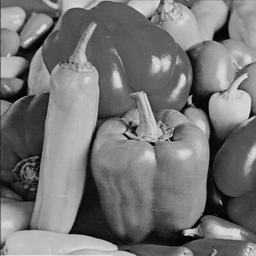
#> input picture image/peppers.bmp, 256 x 256 px, found by its file name
$ python '3.3.3(1).py'
#> lines starting #> are read from the running program, lines starting #| are printed output that depends on the picture
#> further down, res is the input picture: shape (256, 256); min 0, max 226, mean 117.4
### fourier.py
# -*- coding: utf-8 -*-
"""
Created on Wed Nov  8 19:39:41 2017

@author: Administrator
"""

import math
import numpy as np
from skimage import io
import matplotlib.pyplot as plt


# [66 lines left out: functions ft1d, ift1d, ft2d, ift2d, not called in this run]


def fft1d(fR,fI,RP,IP):
    spectrum = np.zeros(fR.shape,fR.dtype)
    FR = fR.astype("f8")
    FI = fI.astype("f8")
    f2R = np.zeros(fR.shape,"f8")
    f2I = np.zeros(fI.shape,"f8")
    '''
    得到数字二进制位数
    '''
    p = 0
    N = fR.shape[0]
    while(N>0):
        N>>=1
        p = p+1
    p = p-1
    N = fR.shape[0]
    '''
    交换f(x)次序
    '''
    for i in range(N):
        order = i
        b = bin(order)
        b = b[2:]
        b = "0"*(p-len(b))+b
        b = b[::-1]
        order = int(b, 2)
        if order > i:
            FR[i],FR[order] = FR[order],FR[i]
            FI[i],FI[order] = FI[order],FI[i]
    '''
    预先算出Wn节省时间
    '''
    WR = np.zeros(fR.shape[0]//2,"f8")
    WI = np.zeros(fI.shape[0]//2,"f8")
    for i in range(WR.shape[0]):
        WR[i] = math.cos(-2*math.pi*i/N)
        WI[i] = math.sin(-2*math.pi*i/N)
    '''
    蝶式算法主体
    '''
    for i in range(int(math.log(N,2))):
        index = 0
        unit = 2**(i+1)
        f2R = FR.copy()
        f2I = FI.copy()
        FR = np.zeros(FR.shape,"f8")
        FI = np.zeros(FI.shape,"f8")
        while(index<fR.shape[0]):
            for j in range(index,index+unit//2):
                FR[j] += f2R[j]
                FI[j] += f2I[j]
                FR[j+unit//2] += f2R[j]
                FI[j+unit//2] += f2I[j]
            for j in range(index+unit//2,index+unit):
                ad = 2**(int(math.log(N,2))-i-1)
                base = j-index-unit//2
                FR[j-unit//2] += (WR[base*ad]*f2R[j]-WI[base*ad]*f2I[j])
                FI[j-unit//2] += (WR[base*ad]*f2I[j]+WI[base*ad]*f2R[j])
                FR[j] -= (WR[base*ad]*f2R[j]-WI[base*ad]*f2I[j])
                FI[j] -= (WR[base*ad]*f2I[j]+WI[base*ad]*f2R[j])
            index += unit
    '''
    算出频谱图
    '''
    for i in range(fR.shape[0]):
        spectrum[i] = math.sqrt(math.pow(FR[i],2)+math.pow(FI[i],2))
    '''
    变换后的F(x),RP是实部，IP虚部
    '''
    for i in range(FR.shape[0]):
        RP[i] = FR[i]
        IP[i] = FI[i]
    return spectrum.astype("uint8")

def ifft1d(RP,IP,dtype = "f8"):
    f = np.zeros(RP.shape,dtype)
    fR = RP.astype("f8")
    fI = IP.astype("f8")
    f2R = np.zeros(RP.shape,"f8")
    f2I = np.zeros(IP.shape,"f8")
    '''
    得到数字二进制位数
    '''
    p = 0
    N = RP.shape[0]
    while(N>0):
        N>>=1
        p = p+1
    p = p-1
    N = RP.shape[0]

    for i in range(N):
        order = i
        b = bin(order)
        b = b[2:]
        b = "0"*(p-len(b))+b
        b = b[::-1]
        order = int(b, 2)
        if order > i:
            fR[i],fR[order] = fR[order],fR[i]
            fI[i],fI[order] = fI[order],fI[i]
    WR = np.zeros(RP.shape[0]//2,"f8")
    WI = np.zeros(IP.shape[0]//2,"f8")
    for i in range(WR.shape[0]):
        WR[i] = math.cos(2*math.pi*i/N)
        WI[i] = math.sin(2*math.pi*i/N)
    for i in range(int(math.log(N,2))):
        index = 0
        unit = 2**(i+1)
        f2R = fR.copy()
        f2I = fI.copy()
        fR = np.zeros(RP.shape,"f8")
        fI = np.zeros(IP.shape,"f8")
        while(index<f.shape[0]):
            for j in range(index,index+unit//2):
                fR[j] += f2R[j]
                fI[j] += f2I[j]
                fR[j+unit//2] += f2R[j]
                fI[j+unit//2] += f2I[j]
            for j in range(index+unit//2,index+unit):
                ad = 2**(int(math.log(N,2))-i-1)
                base = j-index-unit//2
                fR[j-unit//2] += (WR[base*ad]*f2R[j]-WI[base*ad]*f2I[j])
                fI[j-unit//2] += (WR[base*ad]*f2I[j]+WI[base*ad]*f2R[j])
                fR[j] -= (WR[base*ad]*f2R[j]-WI[base*ad]*f2I[j])
                fI[j] -= (WR[base*ad]*f2I[j]+WI[base*ad]*f2R[j])
            index += unit
    for i in range(RP.shape[0]):
        RP[i] = fR[i]/N
    for i in range(IP.shape[0]):
        IP[i] = fI[i]/N
    for i in range(f.shape[0]):
        f[i] = fR[i]/N
    return f.astype(dtype)


def fft2d(img,RP,IP,mode = 0):

#> called with mode = 1
    spectrum = np.zeros(img.shape,img.dtype)
    f = img.T
    for i in range(f.shape[0]):
        spectrum[i] = fft1d(f[i],np.zeros(f[i].shape,f[i].dtype),RP[i],IP[i])
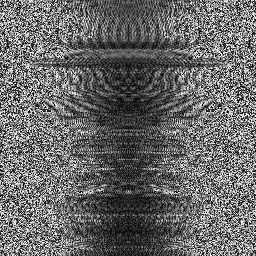
#> spectrum: shape (256, 256) float64; min 0, max 255, mean 104.6
    RP = RP.T
    IP = IP.T
    for i in range(spectrum.shape[0]):
        spectrum[i] = fft1d(RP[i],IP[i],RP[i],IP[i])
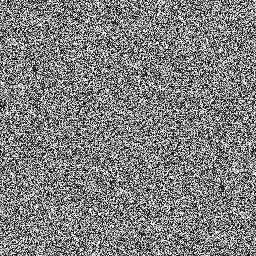
#> spectrum: shape (256, 256) float64; min 0, max 255, mean 127.4
    if mode == 1:
        spectrum = shift(spectrum)
    return spectrum.astype("uint8")

def ifft2d(RP,IP,dtype = "uint8",mode = 0):
    if mode == 1:
        RP = shift(RP)
        IP = shift(IP)
    img2 = np.zeros(RP.shape,dtype)
    RP2 = RP
    IP2 = IP
    for i in range(img2.shape[0]):
        ifft1d(RP2[i],IP2[i])
    RP2 = RP2.T
    IP2 = IP2.T
    for i in range(img2.shape[0]):
        img2[i] = ifft1d(RP2[i],IP2[i]).astype(dtype)
    return img2

def shift(img):
    xl = img.shape[0]//2
#> xl = 128
    yl = img.shape[1]//2
#> yl = 128
    for i in range(yl):
        for j in range(xl):
            img[i][j],img[i+yl][j+xl] = img[i+yl][j+xl],img[i][j]
    for i in range(yl):
        for j in range(xl):
            img[i+yl][j],img[i][j+xl] = img[i][j+xl],img[i+yl][j]
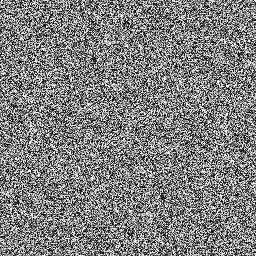
#> img: shape (256, 256) float64; min 0, max 255, mean 127.4
    return img

# [15 lines left out: function paintsquare, not called in this run]


'''
img = io.imread(r'.\image\lena256.bmp')
io.imshow(img)
plt.figure(figsize=(5,5))
plt.hist(img.flatten(),bins=256)
plt.xlabel('before')
plt.show()

inv = paintsquare(img)
io.imshow(inv)

plt.figure(figsize=(5,5))
plt.hist(inv.flatten(),bins=256)
plt.xlabel('after')
plt.show()
'''

"""
'''
一维傅立叶测试代码
'''
f = np.array([1,2,3,4,5,6,7,8,9,10,11,12,13,14,15,16,17,18,19,20,21,22,23,24,25],"f8")
RP = np.zeros((25,),"f8")
IP = np.zeros((25,),"f8")
ft1d(f,RP,IP)
f = ift1d(RP,IP,"f8")
print(f)
f2 = f.astype("uint8")
print(f2)
"""

"""
'''
二维傅立叶测试代码
'''
img = np.zeros((64,64),"uint8")
img = paintsquare(img)

io.imshow(img)

plt.figure(figsize=(5,5))
plt.hist(img.flatten(),bins=256)
plt.xlabel('after')
plt.show()

RP = np.zeros(img.shape,"f8")
IP = np.zeros(img.shape,"f8")
sp = ft2d(img,RP,IP)
io.imshow(sp)

plt.figure(figsize=(5,5))
plt.hist(sp.flatten(),bins=256)
plt.xlabel('after')
plt.show()

inv = ift2d(RP,IP)
io.imshow(inv)

plt.figure(figsize=(5,5))
plt.hist(inv.flatten(),bins=256)
plt.xlabel('after')
plt.show()
"""

"""
'''
一维快速傅立叶测试代码
'''
f = np.array([1,2,3,4,5,6,7,8,8,7,6,5,4,3,2,1],"uint8")
RP = np.zeros(f.shape,"f8")
IP = np.zeros(f.shape,"f8")
F2 = fft1d2(f,np.array([0,0,0,0,0,0,0,0,0,0,0,0,0,0,0,0],"uint8"),RP,IP)
print("\nRP = ",RP,"\nIP = ",IP)
F = ft1d(f,RP,IP)
print("\nRP = ",RP,"\nIP = ",IP)
print(ift1d(RP,IP))
print(ifft1d(RP,IP))
"""

"""
'''
二维快速傅立叶测试代码
'''

img = io.imread(r'.\image\peppers.bmp')

RP = np.zeros(img.shape,"f8")
IP = np.zeros(img.shape,"f8")
sp = fft2d(img,RP,IP)
img2 = ifft2d(RP,IP)
f2 = ift1d(RP[100],IP[100])
f3 = ifft1d(RP[100],IP[100])
io.imshow(img2)
"""

"""
'''
shift测试代码
'''
img = io.imread(r'.\image\peppers.bmp')
img = shift(img)
RP = np.zeros(img.shape,"f8")
IP = np.zeros(img.shape,"f8")
sp = fft2d(img,RP,IP)
img2 = ifft2d(RP,IP)
img2 = shift(img2)
io.imshow(img2)
"""

### 3.3.3(1).py
# -*- coding: utf-8 -*-
"""
Created on Fri Nov 10 18:27:41 2017

@author: Zihan YE
"""
'''
参考文章
http://blog.sciencenet.cn/home.php?mod=space&uid=425437&do=blog&id=1052070
'''
from skimage import io
import matplotlib.pyplot as plt
import numpy as np
import math
import fourier as f

def compass(n,mode = 0):
    if n > 255:
        n = 255
    if n < 0:
        if mode == 0:
            n = 0
        elif mode == 1:
            n = -n
    return n

def d(u,v,cent_x,cent_y):
    return math.sqrt((u-cent_x)**2+(v-cent_y)**2)

'''
图像读取
'''
res = io.imread(r'.\image\peppers.bmp')
io.imshow(res)

plt.figure(figsize=(5,5))
plt.hist(res.flatten(),bins=256)
plt.xlabel('resource image')
plt.show()

'''
转换为double类型，取对数
'''
img = res.copy().astype("f8")
"""
for i in range(img.shape[0]):
    for j in range(img.shape[1]):
        img[i][j] = math.log(img[i][j]+1,math.e)
"""

'''傅里叶变换,得到频谱'''
RP = np.zeros(img.shape,"f8")
IP = np.zeros(img.shape,"f8")
sp = f.fft2d(img,RP,IP,mode = 1)
io.imshow(sp)

plt.figure(figsize=(5,5))
plt.hist(sp.flatten(),bins=256)
plt.xlabel('sp')
plt.show()
#> figure, not shown here; tallest bar 328 high, from x = 51.8 to 52.79

'''
选择滤波器
'''

'''
同态滤波
'''

def GHPF(i,j,x0,y0,c,d0):
    return (1-math.exp(-c*(d(i,j,x0,y0)**2/(d0**2))))

def IHPF(i,j,x0,y0,c,d0):
    if d(i,j,x0,y0) >= d0:
        return 1
    else:
        return 0

def homo_filter(RP,IP,yL,yH,c,d0,PF):
    for i in range(RP.shape[0]):
        for j in range(RP.shape[1]):
            RP[i][j] *= (yH-yL)*PF(i,j,RP.shape[1]/2,RP.shape[0]/2,c,d0)+yL
    for i in range(IP.shape[0]):
        for j in range(IP.shape[1]):
            IP[i][j] *= (yH-yL)*PF(i,j,IP.shape[1]/2,IP.shape[0]/2,c,d0)+yL

yH = 2.2
yL = 0.25
c = 2
d0 = 300
"""
homo_filter(RP,IP,yL,yH,c,d0,IHPF)
"""
for i in range(RP.shape[0]):
    for j in range(RP.shape[1]):
        RP[i][j] *= GHPF(i,j,RP.shape[1]/2,RP.shape[0]/2,c,d0)
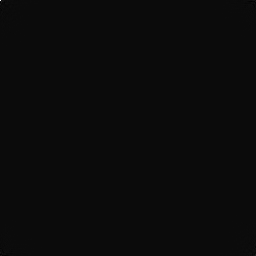
#> RP: shape (256, 256) float64; min -190728.4, max 3977786.4, mean 49.8; drawn with min black and max white
for i in range(IP.shape[0]):
    for j in range(IP.shape[1]):
        IP[i][j] *= GHPF(i,j,IP.shape[1]/2,IP.shape[0]/2,c,d0)
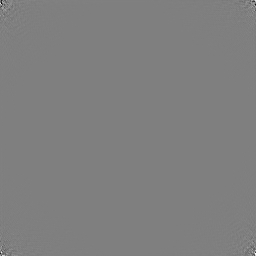
#> IP: shape (256, 256) float64; min -238634.2, max 238634.2, mean 0; drawn with min black and max white
'''图像重建'''
inv = f.ifft2d(RP,IP,"f8",mode = 1)
#> after the loop in ifft2d, `for i in range(img2.shape[0]):`:
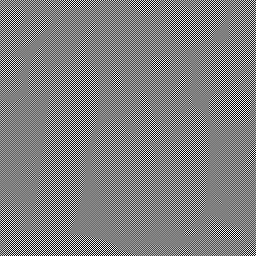
#> img2: shape (256, 256) float64; min -110.4, max 109.8, mean 0; drawn with min black and max white

'''
取指数,转回uint8类型
'''
"""
for i in range(img.shape[0]):
    for j in range(img.shape[1]):
        inv[i][j] = math.exp(inv[i][j])
"""
inv = inv.astype("uint8")
io.imshow(inv)

plt.figure(figsize=(5,5))
plt.hist(inv.flatten(),bins=256)
plt.xlabel('after')
plt.show()
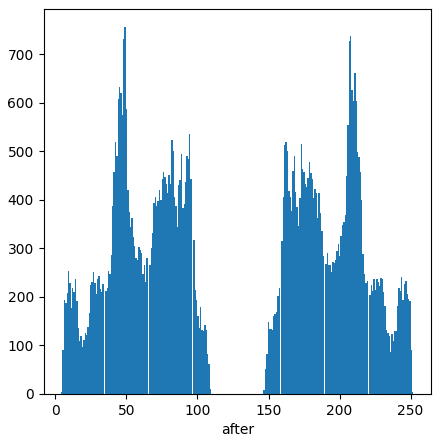
#> figure drawn by matplotlib, 1 panel; tallest bar 756 high, from x = 48.56 to 49.53

$ run again, with image/baboo256.bmp copied over image/peppers.bmp
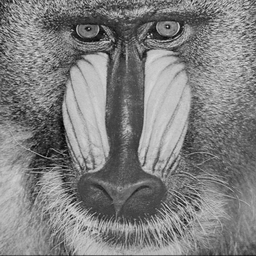
#> input picture image/baboo256.bmp, 256 x 256 px, found by its file name
#> res is the input picture: shape (256, 256); min 0, max 234, mean 127.1
#> after the loop in ifft2d, `for i in range(img2.shape[0]):`:
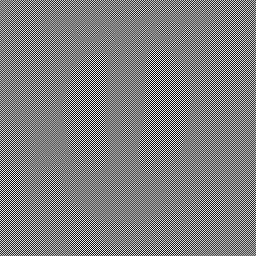
#> img2: shape (256, 256) float64; min -107.3, max 107.7, mean 0; drawn with min black and max white
#> `plt.show()`:
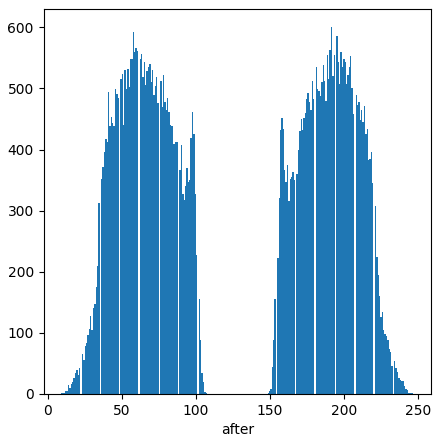
#> figure drawn by matplotlib, 1 panel; tallest bar 600 high, from x = 191.2 to 192.1

$ run again, with image/boat256.bmp copied over image/peppers.bmp
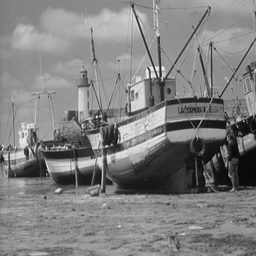
#> input picture image/boat256.bmp, 256 x 256 px, found by its file name
#> res is the input picture: shape (256, 256); min 0, max 250, mean 128
#> after the loop in ifft2d, `for i in range(img2.shape[0]):`:
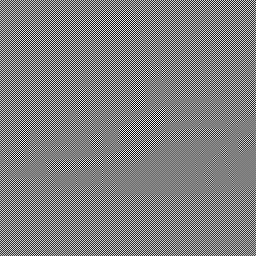
#> img2: shape (256, 256) float64; min -114.9, max 115.1, mean 0; drawn with min black and max white
#> `plt.show()`:
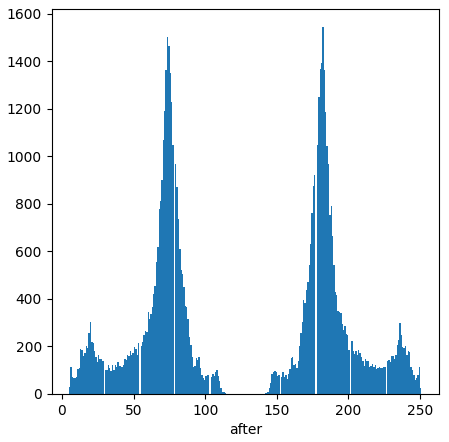
#> figure drawn by matplotlib, 1 panel; tallest bar 1543 high, from x = 181.8 to 182.8

$ run again, with image/camera.bmp copied over image/peppers.bmp
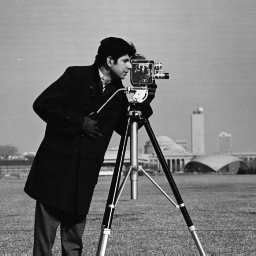
#> input picture image/camera.bmp, 256 x 256 px, found by its file name
#> res is the input picture: shape (256, 256); min 7, max 253, mean 118.7
#> `plt.show()`:
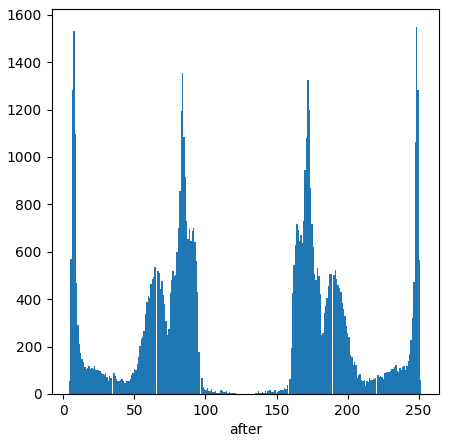
#> figure drawn by matplotlib, 1 panel; tallest bar 1547 high, from x = 248.1 to 249.1
